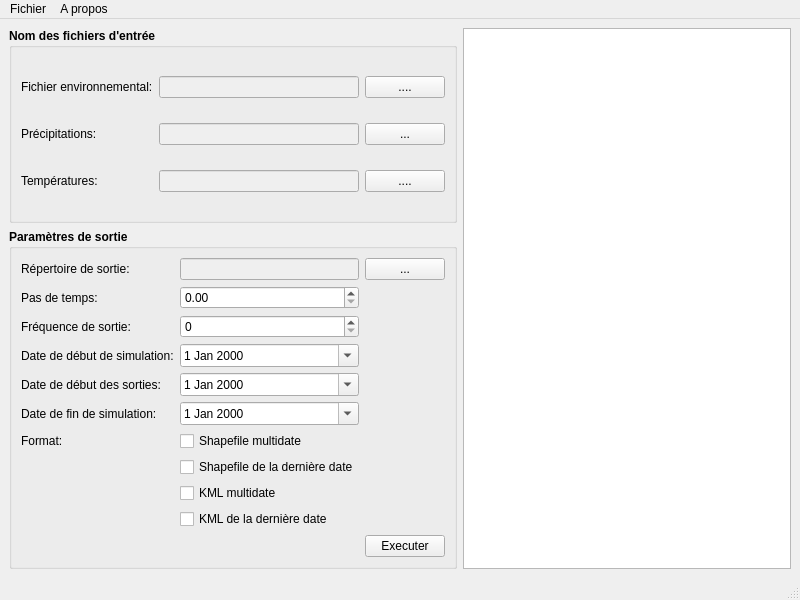
<?xml version="1.0" encoding="UTF-8"?>
<ui version="4.0">
 <class>MainWindow</class>
 <widget class="QMainWindow" name="MainWindow">
  <property name="geometry">
   <rect>
    <x>0</x>
    <y>0</y>
    <width>800</width>
    <height>600</height>
   </rect>
  </property>
  <property name="windowTitle">
   <string>MainWindow</string>
  </property>
  <widget class="QWidget" name="centralwidget">
   <layout class="QGridLayout" name="gridLayout_4">
    <property name="sizeConstraint">
     <enum>QLayout::SetDefaultConstraint</enum>
    </property>
    <item row="0" column="1" rowspan="2">
     <widget class="QTextEdit" name="textEdit"/>
    </item>
    <item row="0" column="0">
     <widget class="QGroupBox" name="groupBoxInputParam">
      <property name="font">
       <font>
        <bold>true</bold>
       </font>
      </property>
      <property name="title">
       <string>Nom des fichiers d'entrée</string>
      </property>
      <layout class="QGridLayout" name="gridLayout_2">
       <item row="1" column="1">
        <widget class="QLabel" name="label_parcelFileName">
         <property name="font">
          <font>
           <bold>false</bold>
          </font>
         </property>
         <property name="text">
          <string>Fichier environnemental:</string>
         </property>
        </widget>
       </item>
       <item row="1" column="3">
        <widget class="QLineEdit" name="parcelFileName">
         <property name="enabled">
          <bool>false</bool>
         </property>
         <property name="font">
          <font>
           <bold>false</bold>
          </font>
         </property>
        </widget>
       </item>
       <item row="3" column="3">
        <widget class="QLineEdit" name="tempFileName">
         <property name="enabled">
          <bool>false</bool>
         </property>
         <property name="font">
          <font>
           <bold>false</bold>
          </font>
         </property>
        </widget>
       </item>
       <item row="2" column="1">
        <widget class="QLabel" name="label_rainFileName">
         <property name="font">
          <font>
           <bold>false</bold>
          </font>
         </property>
         <property name="text">
          <string>Précipitations:</string>
         </property>
        </widget>
       </item>
       <item row="3" column="1">
        <widget class="QLabel" name="label_tempFileName">
         <property name="font">
          <font>
           <bold>false</bold>
          </font>
         </property>
         <property name="text">
          <string>Températures:</string>
         </property>
        </widget>
       </item>
       <item row="2" column="3">
        <widget class="QLineEdit" name="rainFileName">
         <property name="enabled">
          <bool>false</bool>
         </property>
         <property name="font">
          <font>
           <bold>false</bold>
          </font>
         </property>
        </widget>
       </item>
       <item row="1" column="4">
        <widget class="QPushButton" name="pushButton_parcelFileName">
         <property name="font">
          <font>
           <bold>false</bold>
          </font>
         </property>
         <property name="text">
          <string>....</string>
         </property>
        </widget>
       </item>
       <item row="2" column="4">
        <widget class="QPushButton" name="pushButton_rainFileName">
         <property name="font">
          <font>
           <bold>false</bold>
          </font>
         </property>
         <property name="text">
          <string>...</string>
         </property>
        </widget>
       </item>
       <item row="3" column="4">
        <widget class="QPushButton" name="pushButton_tempFileName">
         <property name="font">
          <font>
           <bold>false</bold>
          </font>
         </property>
         <property name="text">
          <string>....</string>
         </property>
        </widget>
       </item>
      </layout>
     </widget>
    </item>
    <item row="1" column="0">
     <widget class="QGroupBox" name="groupBoxOutputParam">
      <property name="sizePolicy">
       <sizepolicy hsizetype="Preferred" vsizetype="Preferred">
        <horstretch>0</horstretch>
        <verstretch>0</verstretch>
       </sizepolicy>
      </property>
      <property name="font">
       <font>
        <bold>true</bold>
       </font>
      </property>
      <property name="title">
       <string>Paramètres de sortie</string>
      </property>
      <layout class="QGridLayout" name="gridLayout">
       <item row="7" column="1">
        <widget class="QCheckBox" name="outputSHPAllDates">
         <property name="font">
          <font>
           <bold>false</bold>
          </font>
         </property>
         <property name="text">
          <string>Shapefile multidate</string>
         </property>
        </widget>
       </item>
       <item row="4" column="0">
        <widget class="QLabel" name="label_bdate">
         <property name="font">
          <font>
           <bold>false</bold>
          </font>
         </property>
         <property name="text">
          <string>Date de début de simulation:</string>
         </property>
        </widget>
       </item>
       <item row="6" column="0">
        <widget class="QLabel" name="label_edate">
         <property name="font">
          <font>
           <bold>false</bold>
          </font>
         </property>
         <property name="text">
          <string>Date de fin de simulation:</string>
         </property>
        </widget>
       </item>
       <item row="5" column="0">
        <widget class="QLabel" name="label_bdate_output">
         <property name="font">
          <font>
           <bold>false</bold>
          </font>
         </property>
         <property name="text">
          <string>Date de début des sorties:</string>
         </property>
        </widget>
       </item>
       <item row="11" column="1">
        <widget class="QCheckBox" name="outputKMLLastDate">
         <property name="font">
          <font>
           <bold>false</bold>
          </font>
         </property>
         <property name="text">
          <string>KML de la dernière date</string>
         </property>
        </widget>
       </item>
       <item row="6" column="1">
        <widget class="QDateEdit" name="edate">
         <property name="font">
          <font>
           <bold>false</bold>
          </font>
         </property>
         <property name="calendarPopup">
          <bool>true</bool>
         </property>
        </widget>
       </item>
       <item row="7" column="0">
        <widget class="QLabel" name="label_output_format">
         <property name="font">
          <font>
           <bold>false</bold>
          </font>
         </property>
         <property name="text">
          <string>Format:</string>
         </property>
        </widget>
       </item>
       <item row="0" column="1">
        <widget class="QLineEdit" name="pathOutput">
         <property name="enabled">
          <bool>false</bool>
         </property>
         <property name="font">
          <font>
           <bold>false</bold>
          </font>
         </property>
        </widget>
       </item>
       <item row="4" column="1">
        <widget class="QDateEdit" name="bdate">
         <property name="font">
          <font>
           <bold>false</bold>
          </font>
         </property>
         <property name="calendarPopup">
          <bool>true</bool>
         </property>
        </widget>
       </item>
       <item row="3" column="0">
        <widget class="QLabel" name="label_FREQUENCE_DISPLAY">
         <property name="font">
          <font>
           <bold>false</bold>
          </font>
         </property>
         <property name="text">
          <string>Fréquence de sortie:</string>
         </property>
        </widget>
       </item>
       <item row="1" column="1">
        <widget class="QDoubleSpinBox" name="DT">
         <property name="font">
          <font>
           <bold>false</bold>
          </font>
         </property>
         <property name="singleStep">
          <double>0.100000000000000</double>
         </property>
        </widget>
       </item>
       <item row="8" column="1">
        <widget class="QCheckBox" name="outputSHPLastDate">
         <property name="font">
          <font>
           <bold>false</bold>
          </font>
         </property>
         <property name="text">
          <string>Shapefile de la dernière date</string>
         </property>
        </widget>
       </item>
       <item row="0" column="0">
        <widget class="QLabel" name="label_pathOutput">
         <property name="font">
          <font>
           <bold>false</bold>
          </font>
         </property>
         <property name="text">
          <string>Répertoire de sortie:</string>
         </property>
        </widget>
       </item>
       <item row="1" column="0">
        <widget class="QLabel" name="label_DT">
         <property name="font">
          <font>
           <bold>false</bold>
          </font>
         </property>
         <property name="text">
          <string>Pas de temps:</string>
         </property>
        </widget>
       </item>
       <item row="0" column="2">
        <widget class="QPushButton" name="pushButton_pathOutput">
         <property name="font">
          <font>
           <bold>false</bold>
          </font>
         </property>
         <property name="text">
          <string>...</string>
         </property>
        </widget>
       </item>
       <item row="5" column="1">
        <widget class="QDateEdit" name="bdate_output">
         <property name="font">
          <font>
           <bold>false</bold>
          </font>
         </property>
         <property name="calendarPopup">
          <bool>true</bool>
         </property>
        </widget>
       </item>
       <item row="3" column="1">
        <widget class="QSpinBox" name="FREQUENCE_DISPLAY">
         <property name="font">
          <font>
           <bold>false</bold>
          </font>
         </property>
        </widget>
       </item>
       <item row="9" column="1">
        <widget class="QCheckBox" name="outputKMLAllDates">
         <property name="font">
          <font>
           <bold>false</bold>
          </font>
         </property>
         <property name="text">
          <string>KML multidate</string>
         </property>
        </widget>
       </item>
       <item row="12" column="2">
        <widget class="QPushButton" name="pushButton_run">
         <property name="font">
          <font>
           <bold>false</bold>
          </font>
         </property>
         <property name="text">
          <string>Executer</string>
         </property>
        </widget>
       </item>
      </layout>
     </widget>
    </item>
   </layout>
  </widget>
  <widget class="QMenuBar" name="menubar">
   <property name="geometry">
    <rect>
     <x>0</x>
     <y>0</y>
     <width>800</width>
     <height>22</height>
    </rect>
   </property>
   <widget class="QMenu" name="menuFile">
    <property name="title">
     <string>Fichier</string>
    </property>
    <addaction name="actionOuvrir"/>
    <addaction name="actionSauvegarder"/>
    <addaction name="actionQuitter"/>
   </widget>
   <widget class="QMenu" name="menuApropos">
    <property name="title">
     <string>A propos</string>
    </property>
    <addaction name="actionAide"/>
   </widget>
   <addaction name="menuFile"/>
   <addaction name="menuApropos"/>
  </widget>
  <widget class="QStatusBar" name="statusbar"/>
  <action name="actionBonjourjhhd">
   <property name="text">
    <string>Bonjour jhhd feef fffffffffffffffxxxwdd</string>
   </property>
  </action>
  <action name="actionOuvrir">
   <property name="text">
    <string>Ouvrir</string>
   </property>
  </action>
  <action name="actionSauvegarder">
   <property name="text">
    <string>Sauvegarder</string>
   </property>
  </action>
  <action name="actionQuitter">
   <property name="text">
    <string>Quitter</string>
   </property>
  </action>
  <action name="actionAide">
   <property name="text">
    <string>Aide</string>
   </property>
  </action>
 </widget>
 <resources/>
 <connections/>
</ui>
